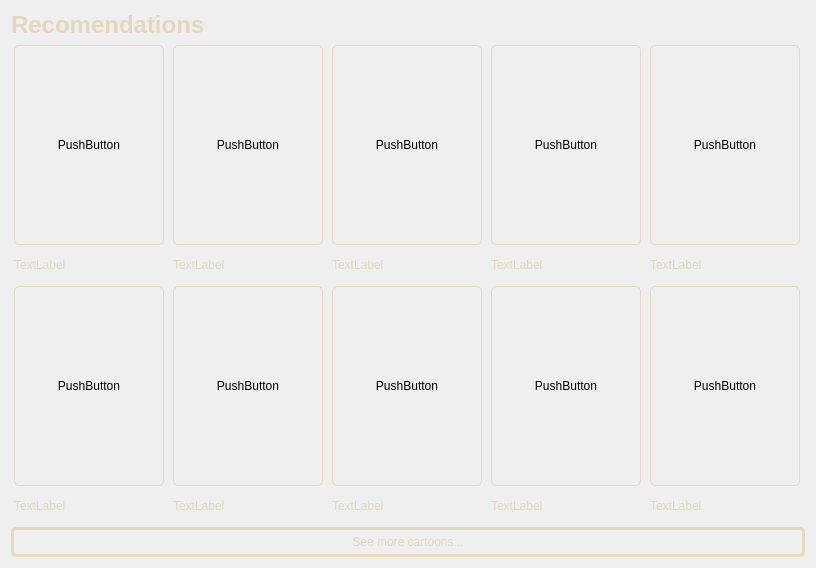
          <widget class="QWidget" name="scrollAreaWidgetContents">
           <property name="geometry">
            <rect>
             <x>0</x>
             <y>0</y>
             <width>816</width>
             <height>568</height>
            </rect>
           </property>
           <layout class="QVBoxLayout" name="verticalLayout_3">
            <item>
             <layout class="QVBoxLayout" name="verticalLayout">
              <item>
               <widget class="QLabel" name="label_23">
                <property name="styleSheet">
                 <string notr="true">background-color: rgba(255, 255, 255, 0);
</string>
                </property>
                <property name="text">
                 <string>&lt;html&gt;&lt;head/&gt;&lt;body&gt;&lt;p&gt;&lt;span style=&quot; font-size:18pt; font-weight:700; color:#e4d7be;&quot;&gt;Recomendations&lt;/span&gt;&lt;/p&gt;&lt;/body&gt;&lt;/html&gt;</string>
                </property>
               </widget>
              </item>
             </layout>
            </item>
            <item>
             <layout class="QGridLayout" name="gridLayout_5">
              <item row="0" column="0">
               <widget class="QPushButton" name="pushButton_10">
                <property name="sizePolicy">
                 <sizepolicy hsizetype="Fixed" vsizetype="Fixed">
                  <horstretch>150</horstretch>
                  <verstretch>200</verstretch>
                 </sizepolicy>
                </property>
                <property name="minimumSize">
                 <size>
                  <width>150</width>
                  <height>200</height>
                 </size>
                </property>
                <property name="styleSheet">
                 <string notr="true">border: 1px solid rgb(229, 217, 190);
border-radius: 5px;
padding: 5px;</string>
                </property>
                <property name="text">
                 <string>PushButton</string>
                </property>
               </widget>
              </item>
              <item row="0" column="1">
               <widget class="QPushButton" name="pushButton_15">
                <property name="sizePolicy">
                 <sizepolicy hsizetype="Fixed" vsizetype="Fixed">
                  <horstretch>150</horstretch>
                  <verstretch>200</verstretch>
                 </sizepolicy>
                </property>
                <property name="minimumSize">
                 <size>
                  <width>150</width>
                  <height>200</height>
                 </size>
                </property>
                <property name="styleSheet">
                 <string notr="true">border: 1px solid rgb(229, 217, 190);
border-radius: 5px;
padding: 5px;</string>
                </property>
                <property name="text">
                 <string>PushButton</string>
                </property>
               </widget>
              </item>
              <item row="0" column="3">
               <widget class="QPushButton" name="pushButton_17">
                <property name="sizePolicy">
                 <sizepolicy hsizetype="Fixed" vsizetype="Fixed">
                  <horstretch>150</horstretch>
                  <verstretch>200</verstretch>
                 </sizepolicy>
                </property>
                <property name="minimumSize">
                 <size>
                  <width>150</width>
                  <height>200</height>
                 </size>
                </property>
                <property name="styleSheet">
                 <string notr="true">border: 1px solid rgb(229, 217, 190);
border-radius: 5px;
padding: 5px;</string>
                </property>
                <property name="text">
                 <string>PushButton</string>
                </property>
               </widget>
              </item>
              <item row="0" column="2">
               <widget class="QPushButton" name="pushButton_16">
                <property name="sizePolicy">
                 <sizepolicy hsizetype="Fixed" vsizetype="Fixed">
                  <horstretch>150</horstretch>
                  <verstretch>200</verstretch>
                 </sizepolicy>
                </property>
                <property name="minimumSize">
                 <size>
                  <width>150</width>
                  <height>200</height>
                 </size>
                </property>
                <property name="styleSheet">
                 <string notr="true">border: 1px solid rgb(229, 217, 190);
border-radius: 5px;
padding: 5px;</string>
                </property>
                <property name="text">
                 <string>PushButton</string>
                </property>
               </widget>
              </item>
              <item row="0" column="4">
               <widget class="QPushButton" name="pushButton_4">
                <property name="sizePolicy">
                 <sizepolicy hsizetype="Fixed" vsizetype="Fixed">
                  <horstretch>150</horstretch>
                  <verstretch>200</verstretch>
                 </sizepolicy>
                </property>
                <property name="minimumSize">
                 <size>
                  <width>150</width>
                  <height>200</height>
                 </size>
                </property>
                <property name="styleSheet">
                 <string notr="true">border: 1px solid rgb(229, 217, 190);
border-radius: 5px;
padding: 5px;</string>
                </property>
                <property name="text">
                 <string>PushButton</string>
                </property>
               </widget>
              </item>
              <item row="1" column="0">
               <widget class="QLabel" name="label_18">
                <property name="styleSheet">
                 <string notr="true">background-color: rgba(255, 255, 255, 0);
</string>
                </property>
                <property name="text">
                 <string>&lt;html&gt;&lt;head/&gt;&lt;body&gt;&lt;p&gt;&lt;span style=&quot; color:#e4d7be;&quot;&gt;TextLabel&lt;/span&gt;&lt;/p&gt;&lt;/body&gt;&lt;/html&gt;</string>
                </property>
               </widget>
              </item>
              <item row="1" column="1">
               <widget class="QLabel" name="label_19">
                <property name="styleSheet">
                 <string notr="true">background-color: rgba(255, 255, 255, 0);
</string>
                </property>
                <property name="text">
                 <string>&lt;html&gt;&lt;head/&gt;&lt;body&gt;&lt;p&gt;&lt;span style=&quot; color:#e4d7be;&quot;&gt;TextLabel&lt;/span&gt;&lt;/p&gt;&lt;/body&gt;&lt;/html&gt;</string>
                </property>
               </widget>
              </item>
              <item row="1" column="2">
               <widget class="QLabel" name="label_20">
                <property name="styleSheet">
                 <string notr="true">background-color: rgba(255, 255, 255, 0);
</string>
                </property>
                <property name="text">
                 <string>&lt;html&gt;&lt;head/&gt;&lt;body&gt;&lt;p&gt;&lt;span style=&quot; color:#e4d7be;&quot;&gt;TextLabel&lt;/span&gt;&lt;/p&gt;&lt;/body&gt;&lt;/html&gt;</string>
                </property>
               </widget>
              </item>
              <item row="1" column="3">
               <widget class="QLabel" name="label_21">
                <property name="styleSheet">
                 <string notr="true">background-color: rgba(255, 255, 255, 0);
</string>
                </property>
                <property name="text">
                 <string>&lt;html&gt;&lt;head/&gt;&lt;body&gt;&lt;p&gt;&lt;span style=&quot; color:#e4d7be;&quot;&gt;TextLabel&lt;/span&gt;&lt;/p&gt;&lt;/body&gt;&lt;/html&gt;</string>
                </property>
               </widget>
              </item>
              <item row="1" column="4">
               <widget class="QLabel" name="label_22">
                <property name="styleSheet">
                 <string notr="true">background-color: rgba(255, 255, 255, 0);
</string>
                </property>
                <property name="text">
                 <string>&lt;html&gt;&lt;head/&gt;&lt;body&gt;&lt;p&gt;&lt;span style=&quot; color:#e4d7be;&quot;&gt;TextLabel&lt;/span&gt;&lt;/p&gt;&lt;/body&gt;&lt;/html&gt;</string>
                </property>
               </widget>
              </item>
             </layout>
            </item>
            <item>
             <layout class="QGridLayout" name="gridLayout">
              <item row="1" column="0">
               <widget class="QLabel" name="label_17">
                <property name="styleSheet">
                 <string notr="true">background-color: rgba(255, 255, 255, 0);
</string>
                </property>
                <property name="text">
                 <string>&lt;html&gt;&lt;head/&gt;&lt;body&gt;&lt;p&gt;&lt;span style=&quot; color:#e4d7be;&quot;&gt;TextLabel&lt;/span&gt;&lt;/p&gt;&lt;/body&gt;&lt;/html&gt;</string>
                </property>
               </widget>
              </item>
              <item row="0" column="1">
               <widget class="QPushButton" name="pushButton_9">
                <property name="sizePolicy">
                 <sizepolicy hsizetype="Fixed" vsizetype="Fixed">
                  <horstretch>150</horstretch>
                  <verstretch>200</verstretch>
                 </sizepolicy>
                </property>
                <property name="minimumSize">
                 <size>
                  <width>150</width>
                  <height>200</height>
                 </size>
                </property>
                <property name="autoFillBackground">
                 <bool>false</bool>
                </property>
                <property name="styleSheet">
                 <string notr="true">border: 1px solid rgb(229, 217, 190);
border-radius: 5px;
padding: 5px;</string>
                </property>
                <property name="text">
                 <string>PushButton</string>
                </property>
               </widget>
              </item>
              <item row="1" column="2">
               <widget class="QLabel" name="label_15">
                <property name="styleSheet">
                 <string notr="true">background-color: rgba(255, 255, 255, 0);
</string>
                </property>
                <property name="text">
                 <string>&lt;html&gt;&lt;head/&gt;&lt;body&gt;&lt;p&gt;&lt;span style=&quot; color:#e4d7be;&quot;&gt;TextLabel&lt;/span&gt;&lt;/p&gt;&lt;/body&gt;&lt;/html&gt;</string>
                </property>
               </widget>
              </item>
              <item row="1" column="1">
               <widget class="QLabel" name="label_14">
                <property name="styleSheet">
                 <string notr="true">background-color: rgba(255, 255, 255, 0);
</string>
                </property>
                <property name="text">
                 <string>&lt;html&gt;&lt;head/&gt;&lt;body&gt;&lt;p&gt;&lt;span style=&quot; color:#e4d7be;&quot;&gt;TextLabel&lt;/span&gt;&lt;/p&gt;&lt;/body&gt;&lt;/html&gt;</string>
                </property>
               </widget>
              </item>
              <item row="0" column="0">
               <widget class="QPushButton" name="pushButton_8">
                <property name="sizePolicy">
                 <sizepolicy hsizetype="Fixed" vsizetype="Fixed">
                  <horstretch>150</horstretch>
                  <verstretch>200</verstretch>
                 </sizepolicy>
                </property>
                <property name="minimumSize">
                 <size>
                  <width>150</width>
                  <height>200</height>
                 </size>
                </property>
                <property name="styleSheet">
                 <string notr="true">border: 1px solid rgb(229, 217, 190);
border-radius: 5px;
padding: 5px;</string>
                </property>
                <property name="text">
                 <string>PushButton</string>
                </property>
               </widget>
              </item>
              <item row="0" column="3">
               <widget class="QPushButton" name="pushButton_6">
                <property name="sizePolicy">
                 <sizepolicy hsizetype="Fixed" vsizetype="Fixed">
                  <horstretch>150</horstretch>
                  <verstretch>200</verstretch>
                 </sizepolicy>
                </property>
                <property name="minimumSize">
                 <size>
                  <width>150</width>
                  <height>200</height>
                 </size>
                </property>
                <property name="styleSheet">
                 <string notr="true">border: 1px solid rgb(229, 217, 190);
border-radius: 5px;
padding: 5px;</string>
                </property>
                <property name="text">
                 <string>PushButton</string>
                </property>
               </widget>
              </item>
              <item row="0" column="2">
               <widget class="QPushButton" name="pushButton_7">
                <property name="sizePolicy">
                 <sizepolicy hsizetype="Fixed" vsizetype="Fixed">
                  <horstretch>150</horstretch>
                  <verstretch>200</verstretch>
                 </sizepolicy>
                </property>
                <property name="minimumSize">
                 <size>
                  <width>150</width>
                  <height>200</height>
                 </size>
                </property>
                <property name="styleSheet">
                 <string notr="true">border: 1px solid rgb(229, 217, 190);
border-radius: 5px;
padding: 5px;</string>
                </property>
                <property name="text">
                 <string>PushButton</string>
                </property>
               </widget>
              </item>
              <item row="0" column="4">
               <widget class="QPushButton" name="pushButton_2">
                <property name="sizePolicy">
                 <sizepolicy hsizetype="Fixed" vsizetype="Fixed">
                  <horstretch>150</horstretch>
                  <verstretch>200</verstretch>
                 </sizepolicy>
                </property>
                <property name="minimumSize">
                 <size>
                  <width>150</width>
                  <height>200</height>
                 </size>
                </property>
                <property name="styleSheet">
                 <string notr="true">border: 1px solid rgb(229, 217, 190);
border-radius: 5px;
padding: 5px;</string>
                </property>
                <property name="text">
                 <string>PushButton</string>
                </property>
               </widget>
              </item>
              <item row="1" column="3">
               <widget class="QLabel" name="label_12">
                <property name="styleSheet">
                 <string notr="true">background-color: rgba(255, 255, 255, 0);
</string>
                </property>
                <property name="text">
                 <string>&lt;html&gt;&lt;head/&gt;&lt;body&gt;&lt;p&gt;&lt;span style=&quot; color:#e4d7be;&quot;&gt;TextLabel&lt;/span&gt;&lt;/p&gt;&lt;/body&gt;&lt;/html&gt;</string>
                </property>
               </widget>
              </item>
              <item row="1" column="4">
               <widget class="QLabel" name="label_13">
                <property name="styleSheet">
                 <string notr="true">background-color: rgba(255, 255, 255, 0);
</string>
                </property>
                <property name="text">
                 <string>&lt;html&gt;&lt;head/&gt;&lt;body&gt;&lt;p&gt;&lt;span style=&quot; color:#e4d7be;&quot;&gt;TextLabel&lt;/span&gt;&lt;/p&gt;&lt;/body&gt;&lt;/html&gt;</string>
                </property>
               </widget>
              </item>
             </layout>
            </item>
            <item>
             <layout class="QVBoxLayout" name="verticalLayout_2">
              <item>
               <widget class="QPushButton" name="KidsHButton">
                <property name="toolTip">
                 <string>&lt;html&gt;&lt;head/&gt;&lt;body&gt;&lt;p&gt;&lt;span style=&quot; color:#e4d7be;&quot;&gt;See more...&lt;/span&gt;&lt;/p&gt;&lt;/body&gt;&lt;/html&gt;</string>
                </property>
                <property name="styleSheet">
                 <string notr="true">color: rgb(228, 215, 190);
border-color: rgb(255, 38, 0);
border-color: rgb(228, 215, 190);

border: 3px solid rgb(229, 217, 190);
border-radius: 5px;
padding: 5px;</string>
                </property>
                <property name="text">
                 <string>See more cartoons...</string>
                </property>
               </widget>
              </item>
             </layout>
            </item>
           </layout>
          </widget>
